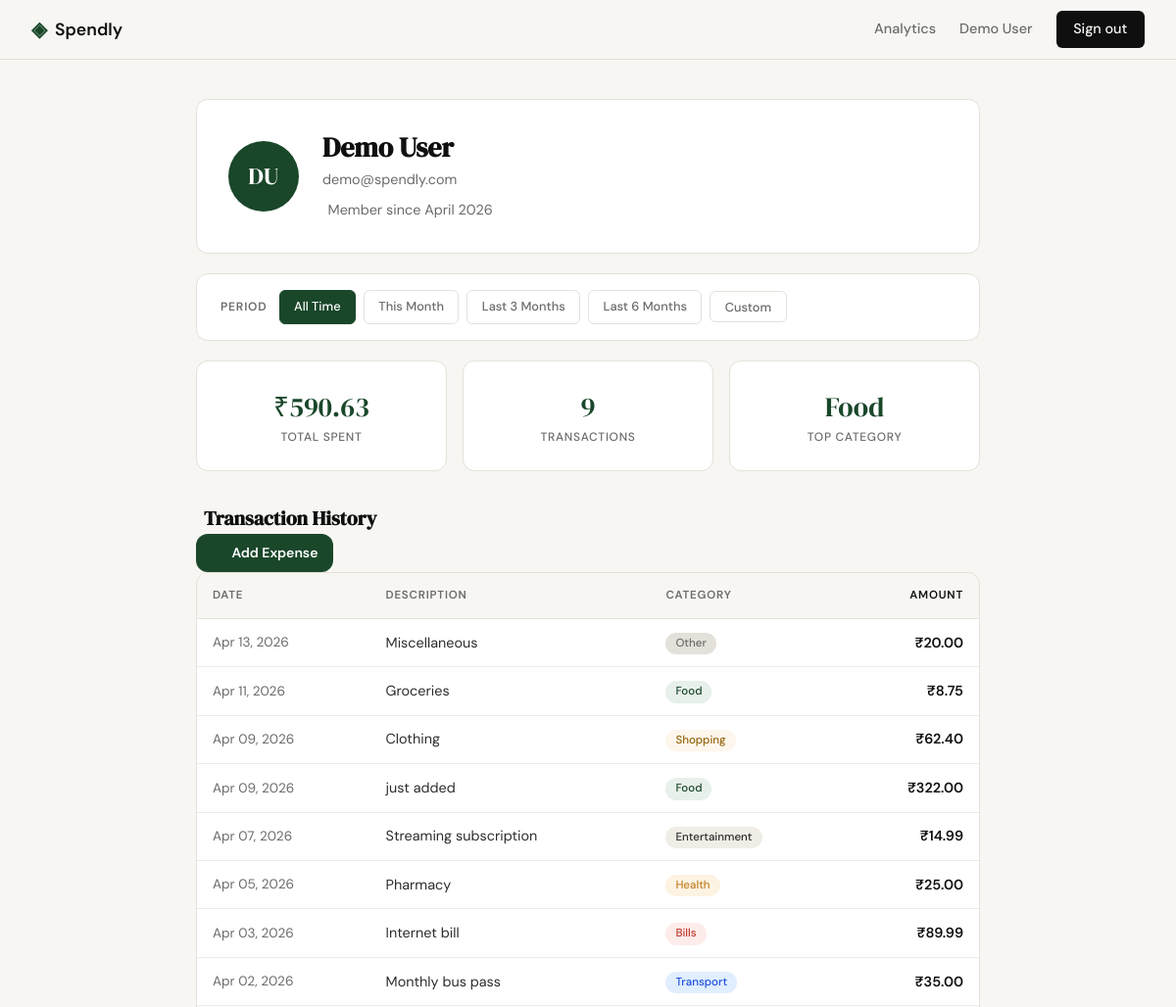
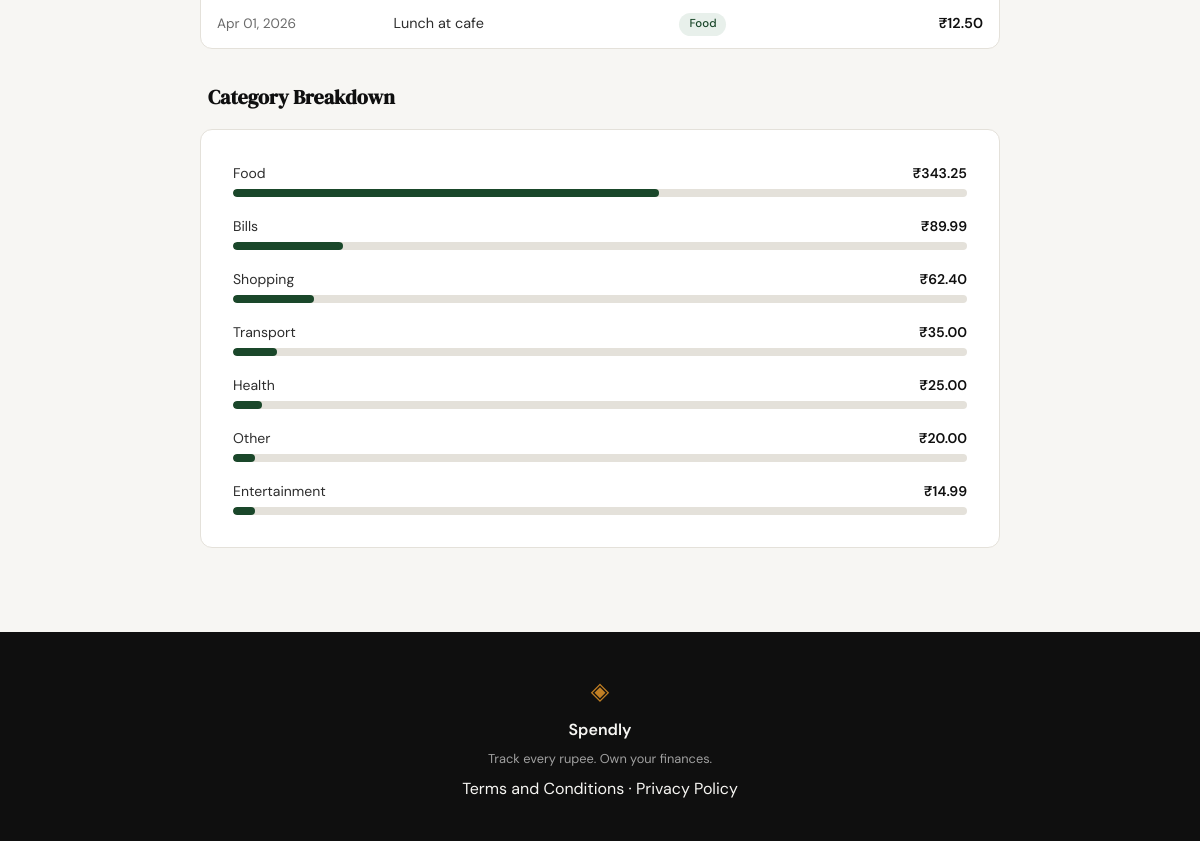
Screenshot of /profile (signed in) with the database file from the repository (2 pictures, top to bottom).
### tables this page shows
CREATE TABLE users (
            id            INTEGER PRIMARY KEY AUTOINCREMENT,
            name          TEXT    NOT NULL,
            email         TEXT    NOT NULL UNIQUE,
            password_hash TEXT    NOT NULL,
            created_at    TEXT    NOT NULL DEFAULT (datetime('now'))
        );

CREATE TABLE expenses (
            id          INTEGER PRIMARY KEY AUTOINCREMENT,
            user_id     INTEGER NOT NULL REFERENCES users(id),
            amount      REAL    NOT NULL,
            category    TEXT    NOT NULL,
            date        TEXT    NOT NULL,
            description TEXT,
            created_at  TEXT    NOT NULL DEFAULT (datetime('now'))
        );

### app.py (the view)
@app.route("/profile")
def profile():
    if not session.get("user_id"):
        return redirect(url_for("login"))
    today = datetime.date.today()
    presets = _compute_preset_dates(today)
    date_from, date_to, active_preset = _parse_date_range(request.args, presets)
    user_data = get_user_by_id(session["user_id"])
    if user_data is None:
        return redirect(url_for("logout"))
    user = {
        "name":         user_data["name"],
        "email":        user_data["email"],
        "member_since": user_data["member_since"],
        "initials":     "".join(p[0].upper() for p in user_data["name"].split()[:2]),
    }
    return render_template(
        "profile.html",
        user=user,
        stats=get_summary_stats(session["user_id"], date_from, date_to),
        expenses=get_recent_transactions(session["user_id"], date_from=date_from, date_to=date_to),
        category_breakdown=get_category_breakdown(session["user_id"], date_from, date_to),
        date_from=date_from,
        date_to=date_to,
        active_preset=active_preset,
        presets=presets,
    )

### app.py (called while the page is built)
def _first_day_n_months_ago(today, n):
    m, y = today.month - n, today.year
    if m <= 0:
        m += 12
        y -= 1
    return datetime.date(y, m, 1)

def _compute_preset_dates(today):
    first_of_month = today.replace(day=1)
    last_of_month = today.replace(day=calendar.monthrange(today.year, today.month)[1])
    return {
        "this_month":    (first_of_month.isoformat(), last_of_month.isoformat()),
        "last_3_months": (_first_day_n_months_ago(today, 2).isoformat(), last_of_month.isoformat()),
        "last_6_months": (_first_day_n_months_ago(today, 5).isoformat(), last_of_month.isoformat()),
    }

### database/db.py (called while the page is built)
def get_db():
    conn = sqlite3.connect(DB_PATH)
    conn.row_factory = sqlite3.Row
    conn.execute("PRAGMA foreign_keys = ON")
    return conn

### database/queries.py (called while the page is built)
def _date_filter_clause(date_from, date_to):
    if date_from is not None and date_to is not None:
        return "AND date BETWEEN ? AND ?", (date_from, date_to)
    return "", ()

def get_user_by_id(user_id):
    conn = get_db()
    try:
        row = conn.execute(
            "SELECT name, email, created_at FROM users WHERE id = ?",
            (user_id,),
        ).fetchone()
    finally:
        conn.close()
    if row is None:
        return None
    created_at = datetime.datetime.fromisoformat(row["created_at"])
    return {
        "name": row["name"],
        "email": row["email"],
        "member_since": created_at.strftime("%B %Y"),
    }

def get_summary_stats(user_id, date_from=None, date_to=None):
    clause, params = _date_filter_clause(date_from, date_to)
    conn = get_db()
    try:
        rows = conn.execute(
            f"SELECT amount, category FROM expenses WHERE user_id = ? {clause}",
            (user_id, *params),
        ).fetchall()
    finally:
        conn.close()
    if not rows:
        return {"total_spent": 0, "transaction_count": 0, "top_category": "—"}
    total_spent = sum(r["amount"] for r in rows)
    category_totals: dict = {}
    for r in rows:
        category_totals[r["category"]] = category_totals.get(r["category"], 0) + r["amount"]
    top_category = max(category_totals, key=category_totals.get)
    return {
        "total_spent": total_spent,
        "transaction_count": len(rows),
        "top_category": top_category,
    }

### templates/profile.html (shortened to what this page needs)
{% extends "base.html" %}
{% block head %}
<link rel="stylesheet" href="{{ url_for('static', filename='css/profile.css') }}">
{% endblock %}
{% block content %}
<div class="profile-page">
  <div class="profile-container">
    <div class="profile-card profile-info-card">
      <div class="profile-avatar">{{ user.initials }}</div>
      <div class="profile-info-body">
        <h1 class="profile-name">{{ user.name }}</h1>
        <p class="profile-meta">{{ user.email }}</p>
        <p class="profile-meta profile-since">
          Member since {{ user.member_since }}
        </p>
      </div>
    </div>
    <div class="filter-card profile-card">
      <div class="filter-bar">
        <span class="filter-label">Period</span>
        <a href="{{ url_for('profile') }}"
           class="filter-btn{% if active_preset == 'all_time' %} filter-btn--active{% endif %}">
          All Time
        </a>
        <a href="{{ url_for('profile', date_from=presets['this_month'][0], date_to=presets['this_month'][1]) }}"
           class="filter-btn{% if active_preset == 'this_month' %} filter-btn--active{% endif %}">
          This Month
        </a>
        <a href="{{ url_for('profile', date_from=presets['last_3_months'][0], date_to=presets['last_3_months'][1]) }}"
           class="filter-btn{% if active_preset == 'last_3_months' %} filter-btn--active{% endif %}">
          Last 3 Months
        </a>
        <a href="{{ url_for('profile', date_from=presets['last_6_months'][0], date_to=presets['last_6_months'][1]) }}"
           class="filter-btn{% if active_preset == 'last_6_months' %} filter-btn--active{% endif %}">
          Last 6 Months
        </a>
        <button id="toggle-custom" type="button"
                class="filter-btn{% if active_preset == 'custom' %} filter-btn--active{% endif %}">
          Custom
        </button>
      </div>
    </div>
    <div class="stats-grid">
      <div class="stat-card">
        <div class="stat-value">₹{{ "%.2f"|format(stats.total_spent) }}</div>
        <div class="stat-label">Total Spent</div>
      </div>
      <div class="stat-card">
        <div class="stat-value">{{ stats.transaction_count }}</div>
        <div class="stat-label">Transactions</div>
      </div>
      <div class="stat-card">
        <div class="stat-value">{{ stats.top_category }}</div>
        <div class="stat-label">Top Category</div>
      </div>
    </div>
    <div class="section-heading-row">
      <h2 class="section-heading">
        Transaction History
      </h2>
      <a href="{{ url_for('add_expense') }}" class="btn-add-expense">
        <i data-lucide="plus"></i>
        Add Expense
      </a>
    </div>
    <div class="profile-card tx-table-wrap">
      <table class="tx-table">
        <thead>
          <tr>
            <th>Date</th>
            <th>Description</th>
            <th>Category</th>
            <th class="amount">Amount</th>
          </tr>
        </thead>
        <tbody>
          {% if expenses %}
            {% for expense in expenses %}
            <tr>
              <td class="tx-date">{{ expense.date }}</td>
              <td>{{ expense.description }}</td>
              <td>
                <span class="category-badge cat-{{ expense.category | lower }}">
                  {{ expense.category }}
                </span>
              </td>
              <td class="amount">₹{{ "%.2f"|format(expense.amount) }}</td>
            </tr>
            {% endfor %}
          {% else %}
            <tr>
              <td colspan="4" class="tx-empty">No transactions found.</td>
            </tr>
          {% endif %}
        </tbody>
      </table>
    </div>
    <h2 class="section-heading">
      Category Breakdown
    </h2>
    <div class="profile-card">
      {% if category_breakdown %}
        {% for item in category_breakdown %}
        <div class="breakdown-row">
          <div class="breakdown-label">
            <span>{{ item.name }}</span>
            <span class="breakdown-amount">₹{{ "%.2f"|format(item.amount) }}</span>
          </div>
          <div class="breakdown-track">
            <div class="breakdown-fill" style="width: {{ item.pct }}%"></div>
          </div>
        </div>
        {% endfor %}
      {% else %}
        <p class="breakdown-empty">No spending data yet.</p>
      {% endif %}
    </div>
  </div>
</div>
{% endblock %}

### templates/base.html (shortened to what this page needs)
<!DOCTYPE html>
<html lang="en">
<head>
    <link rel="stylesheet" href="{{ url_for('static', filename='css/style.css') }}">
    {% block head %}{% endblock %}
</head>
<body>
    <nav class="navbar">
        <div class="nav-inner">
            <a href="{{ url_for('landing') }}" class="nav-brand">
                <span class="brand-icon">◈</span>
                <span class="brand-name">Spendly</span>
            </a>
            <div class="nav-links">
                {% if session.get('user_id') %}
                    <a href="{{ url_for('analytics') }}"
                       class="{% if request.endpoint == 'analytics' %}nav-active{% endif %}">Analytics</a>
                    <span class="nav-user">{{ session.get('user_name') }}</span>
                    <a href="{{ url_for('logout') }}" class="nav-cta">Sign out</a>
                {% else %}
                    <a href="{{ url_for('login') }}">Sign in</a>
                    <a href="{{ url_for('register') }}" class="nav-cta">Get started</a>
                {% endif %}
            </div>
        </div>
    </nav>
    <main class="main-content">
        {% block content %}{% endblock %}
    </main>
    <footer class="footer">
        <div class="footer-inner">
            <span class="brand-icon">◈</span>
            <span class="footer-name">Spendly</span>
            <p class="footer-copy">Track every rupee. Own your finances.</p>
            <p><a href="#">Terms and Conditions</a> · <a href="{{ url_for('privacy') }}">Privacy Policy</a></p>
        </div>
    </footer>
</body>
</html>

### static/css/style.css (style rules this page uses)
:root { --ink: #0f0f0f; --ink-soft: #2d2d2d; --ink-muted: #6b6b6b; --ink-faint: #a0a0a0; --paper: #f7f6f3; --paper-warm: #f0ede6; --paper-card: #ffffff; --surface: #f7f6f3; --surface-raised: #ffffff; --accent: #1a472a; --accent-light: #e8f0eb; --accent-2: #c17f24; --accent-2-light: #fdf3e3; --danger: #c0392b; --danger-light: #fdecea; --danger-border: #f5c6c2; --border: #e4e1da; --border-soft: #eeebe4; --shadow-sm: rgba(0,0,0,.06); --font-display: 'DM Serif Display', Georgia, serif; --font-body: 'DM Sans', system-ui, sans-serif; --max-width: 1200px; --auth-width: 440px; --radius-sm: 6px; --radius-md: 12px; --radius-lg: 20px; }
*, *::before, *::after { box-sizing: border-box; margin: 0; padding: 0; }
html { font-size: 16px; scroll-behavior: smooth; }
body { background: var(--paper); color: var(--ink); font-family: var(--font-body); font-size: 1rem; line-height: 1.6; -webkit-font-smoothing: antialiased; }
a { color: inherit; text-decoration: none; }
.navbar { position: sticky; top: 0; z-index: 100; background: var(--paper); border-bottom: 1px solid var(--border); padding: 0 2rem; }
.nav-inner { max-width: var(--max-width); margin: 0 auto; height: 60px; display: flex; align-items: center; justify-content: space-between; }
.nav-brand { display: flex; align-items: center; gap: 0.5rem; font-family: var(--font-body); font-weight: 600; font-size: 1.1rem; color: var(--ink); }
.brand-icon { color: var(--accent); font-size: 1.3rem; }
.brand-name { color: var(--ink); }
.nav-links { display: flex; align-items: center; gap: 1.5rem; font-size: 0.9rem; font-weight: 500; }
.nav-links a { color: var(--ink-muted); transition: color 0.2s; }
.nav-user { color: var(--ink-muted); font-size: 0.9rem; font-weight: 500; }
.nav-cta { background: var(--ink) !important; color: var(--paper) !important; padding: 0.45rem 1.1rem; border-radius: var(--radius-sm); transition: background 0.2s !important; }
.main-content { min-height: calc(100vh - 60px - 100px); }
.footer { background: var(--ink); color: var(--paper); padding: 2.5rem 2rem; text-align: center; }
.footer-inner { display: flex; flex-direction: column; align-items: center; gap: 0.4rem; }
.footer .brand-icon { color: var(--accent-2); font-size: 1.5rem; }
.footer-name { font-weight: 600; font-size: 1rem; }
.footer-copy { font-size: 0.8rem; color: var(--ink-faint); }

### rows the page displays
users: get "Demo User", name "Demo User", email "demo@spendly.com"
expenses: top_category "Food", date "Apr 01, 2026", description "Lunch at cafe", category "Food", amount "12.50"
expenses: date "Apr 13, 2026", description "Miscellaneous", category "Other", amount "20.00", name "Other", {{ item.pct }} 3 (drawn)
expenses: date "Apr 11, 2026", description "Groceries", category "Food", amount "8.75"
expenses: date "Apr 09, 2026", description "Clothing", category "Shopping", amount "62.40", name "Shopping", {{ item.pct }} 11 (drawn)
expenses: date "Apr 09, 2026", description "just added", category "Food", amount "322.00"
expenses: date "Apr 07, 2026", description "Streaming subscription", category "Entertainment", amount "14.99", name "Entertainment", {{ item.pct }} 3 (drawn)
expenses: date "Apr 05, 2026", description "Pharmacy", category "Health", amount "25.00", name "Health", {{ item.pct }} 4 (drawn)
expenses: date "Apr 03, 2026", description "Internet bill", category "Bills", amount "89.99", name "Bills", {{ item.pct }} 15 (drawn)
expenses: date "Apr 02, 2026", description "Monthly bus pass", category "Transport", amount "35.00", name "Transport", {{ item.pct }} 6 (drawn)

### other values shown
{{ user.initials }} "DU"
{{ user.member_since }} "April 2026"
{{ "%.2f"|format(stats.total_spent) }} "590.63"
{{ stats.transaction_count }} "9"
{{ item.name }} "Food"
{{ "%.2f"|format(item.amount) }} "343.25"
